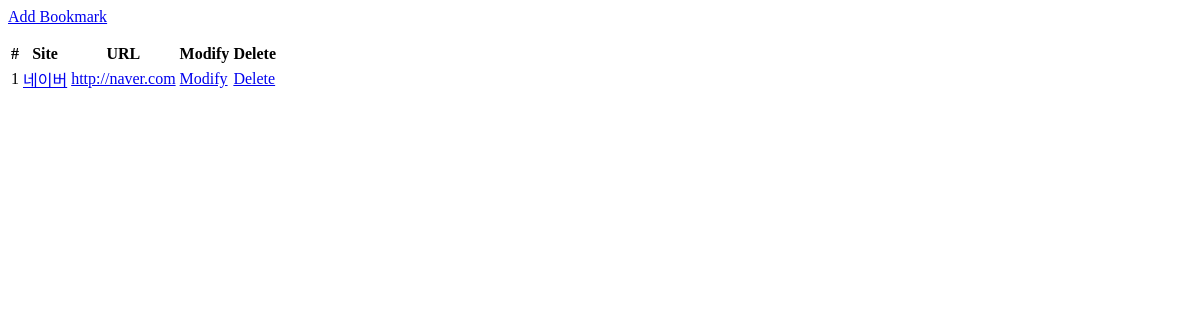
Page /bookmark/ on the earlier database version.
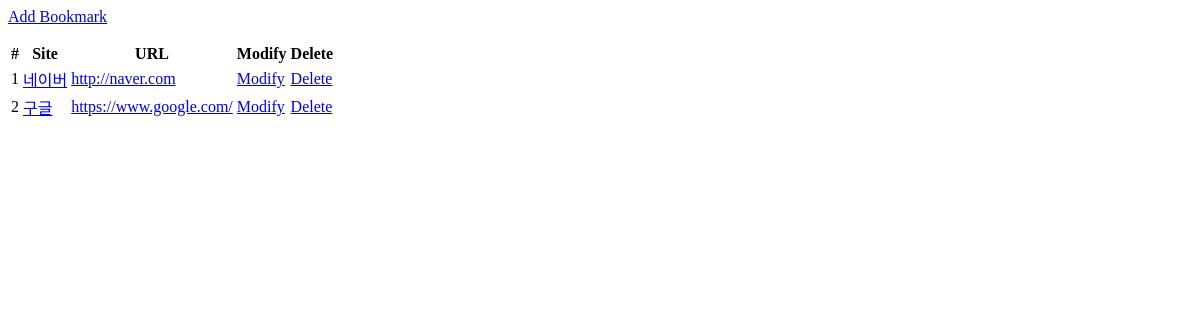
Same page on the later database version.
### bookmark/models.py (models this page shows, shortened)
class Bookmark(models.Model):
    site_name = models.CharField(max_length=100)
    url = models.URLField("Site URL")

### bookmark/views.py (the view)
# urls.py: path("", BookmarkListView.as_view(), name='list'),
class BookmarkListView(ListView):
    model = Bookmark

### bookmark/templates/bookmark/bookmark_list.html (shortened to what this page needs)
<!DOCTYPE html>
<html lang="en">
<head>
</head>
<body>
  <div class="btn-group">
      <a href="{% url 'add' %}" class="btn-info">Add Bookmark</a>
  </div>
  <table class="table">
      <thead>
        <tr>
            <th scope="col">#</th>
            <th scope="col">Site</th>
            <th scope="col">URL</th>
            <th scope="col">Modify</th>
            <th scope="col">Delete</th>
        </tr>
      </thead>
      <tbody>
         {% for bookmark in object_list %}
           <tr>
               <td>{{forloop.counter}}</td>
               <td><a href="{% url 'detail' pk=bookmark.id %}">{{bookmark.site_name}}</a></td>
               <td><a href="{{bookmark.url}}" target="_blank">{{bookmark.url}}</a></td>
               <td><a href="{% url 'update' pk=bookmark.id %}" class="btn btn-success btn-sm">Modify</a></td>
               <td><a href="{% url 'delete' pk=bookmark.id %}" class="btn btn-danger btn-sm">Delete</a></td>
           </tr>
        {% endfor %}
      </tbody>
  </table>
</body>
</html>

Differences in the rows shown:
added Bookmark: site_name "구글", url "https://www.google.com/"
